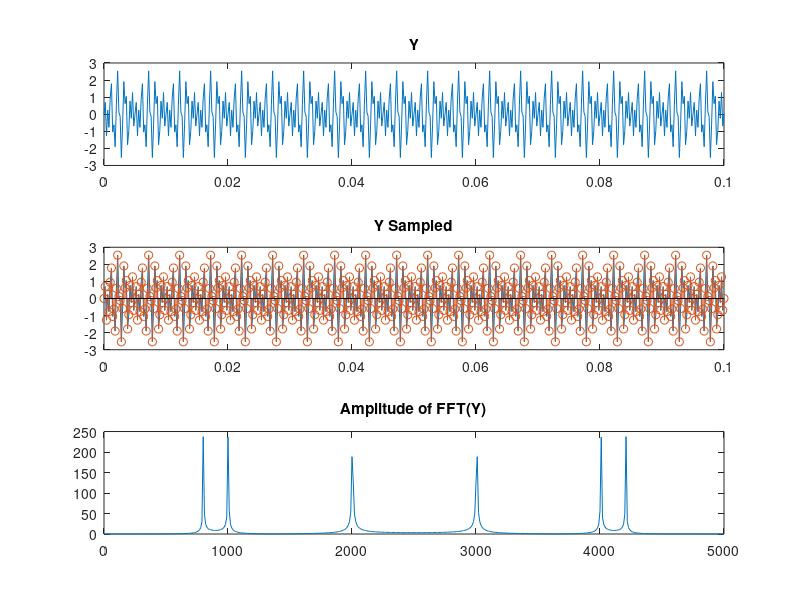

Here is the MATLAB script that generated this plot:
F1 = 2000;
F2 = 1000;
F3 = 4200;
L = 500;
Fs2=5000;
T=(0:L)/Fs2;
Y1 = sin(2*pi*T*F1);
Y2 = sin(2*pi*T*F2);
Y3 = sin(2*pi*T*F3);
Y = Y1 + Y2 + Y3;

Y_FFT = fft(Y);
N = (0:L)*Fs2/L;

subplot(3, 1, 1);
plot(T,Y);
title('Y');

subplot(3, 1, 2);
plot(T,Y);
hold on;
stem(T, Y);
title('Y Sampled');

subplot(3, 1, 3);
plot(N,abs(Y_FFT));
title('Amplitude of FFT(Y)');